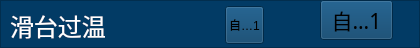
      <widget class="QFrame" name="frame_28">
       <property name="geometry">
        <rect>
         <x>0</x>
         <y>382</y>
         <width>420</width>
         <height>48</height>
        </rect>
       </property>
       <property name="styleSheet">
        <string notr="true">background-color: rgb(2, 59, 101);</string>
       </property>
       <property name="frameShape">
        <enum>QFrame::StyledPanel</enum>
       </property>
       <property name="frameShadow">
        <enum>QFrame::Raised</enum>
       </property>
       <widget class="QToolButton" name="toolButton_htgwchain">
        <property name="geometry">
         <rect>
          <x>320</x>
          <y>0</y>
          <width>73</width>
          <height>40</height>
         </rect>
        </property>
        <property name="font">
         <font>
          <family>微软雅黑</family>
          <pointsize>16</pointsize>
         </font>
        </property>
        <property name="text">
         <string>自定义1</string>
        </property>
        <property name="icon">
         <iconset>
          <normaloff>yb_on.png</normaloff>yb_on.png</iconset>
        </property>
        <property name="iconSize">
         <size>
          <width>66</width>
          <height>48</height>
         </size>
        </property>
       </widget>
       <widget class="QLabel" name="label_112">
        <property name="geometry">
         <rect>
          <x>10</x>
          <y>10</y>
          <width>211</width>
          <height>31</height>
         </rect>
        </property>
        <property name="font">
         <font>
          <family>微软雅黑</family>
          <pointsize>18</pointsize>
         </font>
        </property>
        <property name="styleSheet">
         <string notr="true">color: rgb(255, 255, 255);</string>
        </property>
        <property name="text">
         <string>滑台过温</string>
        </property>
       </widget>
       <widget class="QToolButton" name="toolButton_htgw">
        <property name="geometry">
         <rect>
          <x>225</x>
          <y>6</y>
          <width>39</width>
          <height>38</height>
         </rect>
        </property>
        <property name="text">
         <string>自定义1</string>
        </property>
        <property name="icon">
         <iconset>
          <normaloff>gct_ied_green.png</normaloff>gct_ied_green.png</iconset>
        </property>
        <property name="iconSize">
         <size>
          <width>32</width>
          <height>32</height>
         </size>
        </property>
       </widget>
      </widget>
